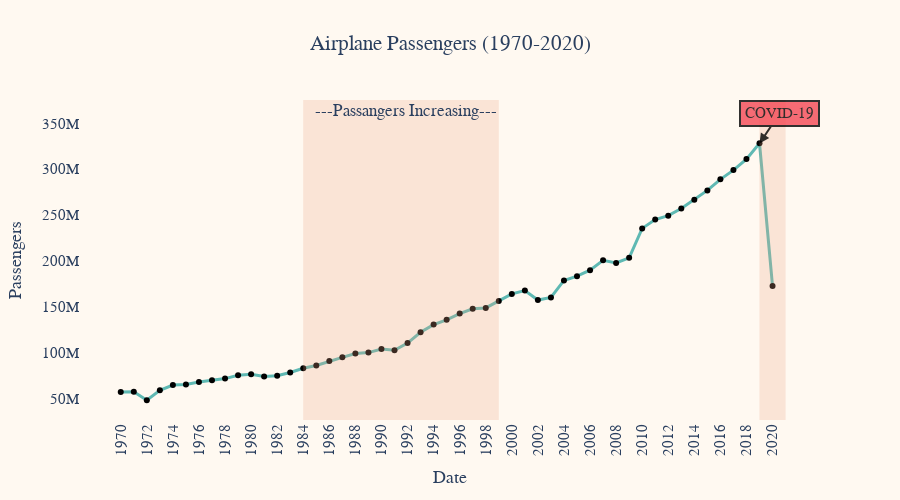

The notebook cell saved with this chart:
### Code cell
pfig = px.scatter(totals, x="Date", y="Passenger Total", title="Airplane Passengers (1970-2020)",
             labels={'Date': 'Date', 'Passenger Total': 'Passengers'},
             
             )

pfig.update_traces(
    mode='lines+markers', line=dict(width=3, color='#5FB9B3'), marker=dict(color='black'),
    texttemplate='%{text}<br>Passenger Total: %{customdata[0]:.2e}<br>Date: %{y:.6f}',
    )

pfig.update_layout(
    xaxis_showgrid=False, 
    yaxis_showgrid=False,
    title_x=0.5,  
    plot_bgcolor='#FFF9F1', 
    paper_bgcolor='#FFF9F1',
    font_family = 'Din Condensed',
    font_size = 15,
    height=500,
    shapes=[],
     xaxis=dict(
        tickangle=-90
    )
    )
    
pfig.add_vrect(
            x0=14, x1=29, 
            annotation_text="---Passangers Increasing---", annotation_position="top right",
            annotation=dict(font_size=17, font_family="Din Condensed"),
            fillcolor="#eba283", opacity=0.25, line_width=0
            )
pfig.add_vrect(
            x0=49, x1=51, 
            fillcolor="#eba283", opacity=0.25, line_width=0
            )
pfig.add_annotation(
        x=49,
        y=328000000,
        xref="x",
        yref="y",
        text="COVID-19",
        showarrow=True,
        font_color = 'black',
        align="center",
        arrowhead=2,
        arrowsize=1,
        arrowwidth=2,
        arrowcolor="black",
        ax=20,
        ay=-30,
        bordercolor="black",
        borderwidth=2,
        borderpad=4,
        bgcolor="#F44855",
        opacity=0.8
        )
pfig.show()

#  dict(
#             type= 'line',
#             yref= 'paper', y0= 0, y1= 1,
#             xref= 'x', x0= 5, x1= 5
#             ),
#         dict(
#             type= 'line',
#             yref= 'paper', y0= 0, y1= 1,
#             xref= 'x', x0= 10, x1= 10
#             )

### Figure 1 — Plotly figure (JSON) as saved in the notebook; plotly's stock layout.template omitted (floating-point values rounded to 4 significant figures)
{"data": [{"hovertemplate": "Date=%{x}<br>Passengers=%{y}<extra></extra>", "legendgroup": "", "line": {"color": "#5FB9B3", "width": 3}, "marker": {"color": "black", "symbol": "circle"}, "mode": "lines+markers", "name": "", "orientation": "v", "showlegend": false, "texttemplate": "%{text}<br>Passenger Total: %{customdata[0]:.2e}<br>Date: %{y:.6f}", "type": "scatter", "x": ["1970", "1971", "1972", "1973", "1974", "1975", "1976", "1977", "1978", "1979", "1980", "1981", "1982", "1983", "1984", "1985", "1986", "1987", "1988", "1989", "1990", "1991", "1992", "1993", "1994", "1995", "1996", "1997", "1998", "1999", "2000", "2001", "2002", "2003", "2004", "2005", "2006", "2007", "2008", "2009", "2010", "2011", "2012", "2013", "2014", "2015", "2016", "2017", "2018", "2019", "2020"], "xaxis": "x", "y": [57172800, 57470500, 48246800, 59097600, 64820200, 65489900, 68061900, 69975100, 71862900, 75533700, 76459100, 74019700, 75029300, 78425000, 83076100, 86154800, 90927100, 95017600, 99239700, 100168500, 104029200, 102674800, 110515700, 122290500, 130653600, 135832800, 142693200, 147866400, 148847000, 156400000.0, 164135881, 167795208, 157402946, 160230000, 178783176, 183435509, 190014842, 200693390, 197900702, 203439289, 235500000.0, 245100000.0, 249400000.0, 257200000.0, 266700000.0, 276907090, 288973820, 299000000.0, 311000000.0, 328300000.0, 172600000.0], "yaxis": "y"}], "layout": {"annotations": [{"font": {"family": "Din Condensed", "size": 17}, "showarrow": false, "text": "---Passangers Increasing---", "x": 29, "xanchor": "right", "xref": "x", "y": 1, "yanchor": "top", "yref": "y domain"}, {"align": "center", "arrowcolor": "black", "arrowhead": 2, "arrowsize": 1, "arrowwidth": 2, "ax": 20, "ay": -30, "bgcolor": "#F44855", "bordercolor": "black", "borderpad": 4, "borderwidth": 2, "font": {"color": "black"}, "opacity": 0.8, "showarrow": true, "text": "COVID-19", "x": 49, "xref": "x", "y": 328000000, "yref": "y"}], "font": {"family": "Din Condensed", "size": 15}, "height": 500, "legend": {"tracegroupgap": 0}, "paper_bgcolor": "#FFF9F1", "plot_bgcolor": "#FFF9F1", "shapes": [{"fillcolor": "#eba283", "line": {"width": 0}, "opacity": 0.25, "type": "rect", "x0": 14, "x1": 29, "xref": "x", "y0": 0, "y1": 1, "yref": "y domain"}, {"fillcolor": "#eba283", "line": {"width": 0}, "opacity": 0.25, "type": "rect", "x0": 49, "x1": 51, "xref": "x", "y0": 0, "y1": 1, "yref": "y domain"}], "title": {"text": "Airplane Passengers (1970-2020)", "x": 0.5}, "xaxis": {"anchor": "y", "domain": [0, 1], "showgrid": false, "tickangle": -90, "title": {"text": "Date"}}, "yaxis": {"anchor": "x", "domain": [0, 1], "showgrid": false, "title": {"text": "Passengers"}}}}
